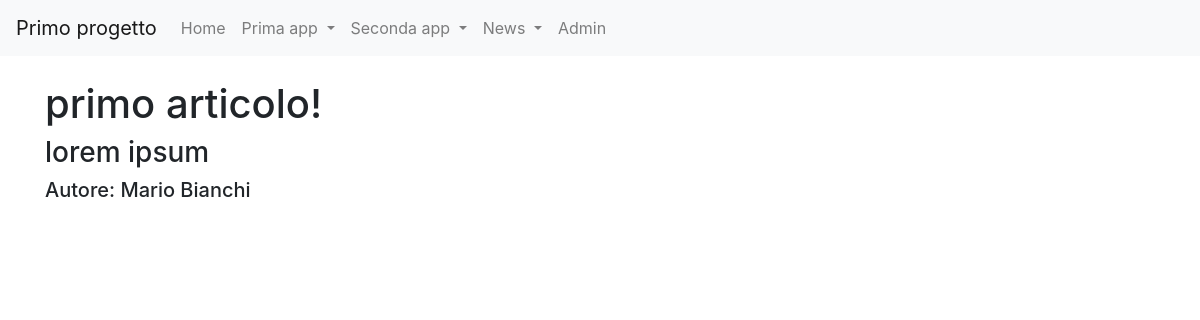
/news/articoli/1, run on the app's committed database.
### news/models.py (models this page shows, shortened)
class Article(models.Model):
    titolo = models.CharField(max_length=200)
    contenuto = models.TextField()
    giornalista = models.ForeignKey(Giornalista, on_delete=models.CASCADE, related_name='articoli')
    visualizzazioni = models.IntegerField(default=0)
    data_pubblicazione = models.DateField()
    class Meta:
        verbose_name = "Articolo"
        verbose_name_plural = "Articoli"

class Giornalista(models.Model):
    nome = models.CharField(max_length=100)
    cognome = models.CharField(max_length=100)
    data_nascita = models.DateField()
    def __str__(self):
        return self.nome + " "+ self.cognome
    class Meta:
        verbose_name = "Giornalista"
        verbose_name_plural = "Giornalisti"

### news/views.py (the view)
# urls.py: path("articoli/<int:pk>", articoloDetailView, name="articolo_detail"),
def articoloDetailView(request, pk):
    articolo = get_object_or_404(Article, pk=pk)
    context = {"articolo": articolo}
    return render(request, "news/articolo_detail.html", context)

### news/templates/news/articolo_detail.html (shortened to what this page needs)
{% extends 'base.html' %}
{% block content %}
    <h1>{{ articolo.titolo }}</h1>
    <h3>{{ articolo.contenuto }}</h3>
    <h5>Autore: {{ articolo.giornalista }}</h5>
{% endblock content %}

### data on the page
Article: titolo "primo articolo!", contenuto "lorem ipsum", giornalista "Mario Bianchi"
